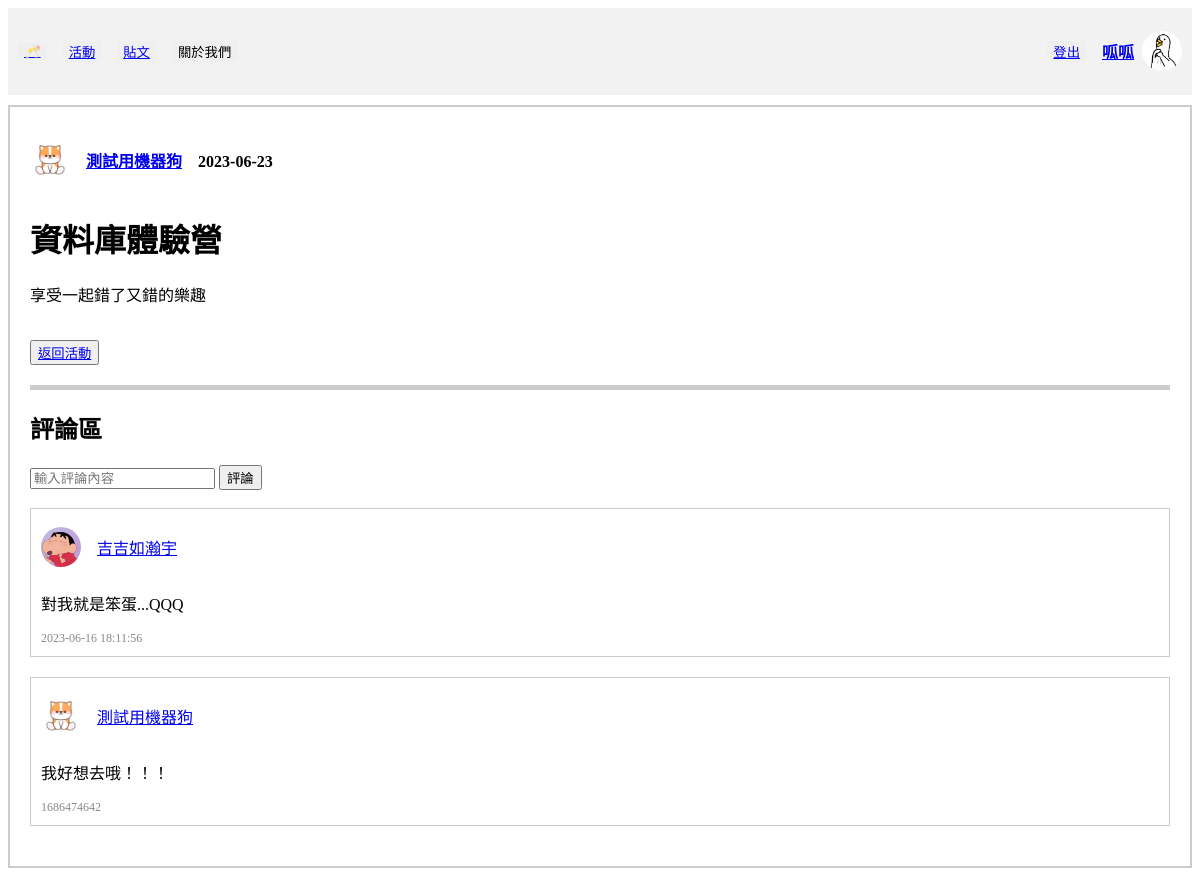
The page /activity/activities/activity_detail/335f46a8-afab-431a-852f-365166d44e2a (signed in) on the database its author committed.
### tables this page shows
CREATE TABLE "User" (
	"userID"	INTEGER,
	"password"	VARCHAR(10),
	"nickname"	VARCHAR(10) NOT NULL,
	"gender"	VARCHAR(1) NOT NULL,
	"birth"	TEXT,
	"cellphone"	VARCHAR(10),
	"email"	TEXT UNIQUE,
	"image" TEXT,
	PRIMARY KEY("userID" AUTOINCREMENT)
);

CREATE TABLE "Activity" (
	"activityID" VARCHAR(36),
	"title"	VARCHAR(10),
	"time"	TEXT,
	"area"	TEXT,
	"location"	TEXT,
	"category"	TEXT,
	"peopleLimited"	INTEGER,
	"signUp"	INTEGER,
	"fee"	INTEGER,
	"expireDate"	TEXT,
	"status"	CHAR(1),
	"organizerUserID"	INTEGER,
	"Intro"	VARCHAR(50),
	"createTime"	TEXT,
	FOREIGN KEY("organizerUserID") REFERENCES "User"("userID"),
	PRIMARY KEY("activityID" )
);

CREATE TABLE "Discussion" (
	"discussionID"	INTEGER,
	"discussionUserID"	INTEGER,
	"discussionActivityID"	VARCHAR(36),
	"discussionTime"	TEXT,
	"discussionContent"	TEXT,
	FOREIGN KEY("discussionUserID") REFERENCES "User"("userID"),
	FOREIGN KEY("discussionActivityID") REFERENCES "Activity"("activityID"),
	PRIMARY KEY("discussionID" AUTOINCREMENT)
);

### crud/crudActivity.py (the view, shortened to what this page needs)
@activity_bp.route(
    "/activities/activity_detail/<string:activityID>", methods=["GET", "POST"]
)
def activity_detail(activityID):
    show_methed = request.args.get("show_methed")
    origin_user = session["userID"]
    con = sql.connect("funCrew_db.db")
    con.row_factory = sql.Row
    cur = con.cursor()
    cur.execute("SELECT nickname FROM User WHERE userID=?", (origin_user,))
    origin_username = cur.fetchone()[0]
    cur.execute("SELECT image FROM User WHERE userID=?", (origin_user,))
    origin_user_image = cur.fetchone()[0]
    cur.execute(
        "SELECT * FROM Participant WHERE participantUserID=? AND participantActivityID=?",
        (origin_user, activityID),
    )
    joint = cur.fetchone()
    cur.execute(
        "SELECT * FROM Activity, User WHERE organizerUserID=userID AND activityID=?",
        (activityID,),
    )
    activity = cur.fetchone()
    cur.execute(
        """
        SELECT Discussion.*, User.image, User.nickname
        FROM Discussion
        INNER JOIN User ON Discussion.discussionUserID = User.userID
        WHERE discussionActivityID = ?
        ORDER BY discussionTime DESC
        """,
        (activityID,),
    )
    discussions = cur.fetchall()
    cur.execute(
        "SELECT image FROM User WHERE userID=? ", (activity["organizerUserID"],)
    )
    user_image = cur.fetchone()
    return render_template(
        "activity_detail.html",
        activity=activity,
        discussions=discussions,
        activityID=activityID,
        userID=origin_user,
        show_methed=show_methed,
        user_image=user_image,
        origin_username=origin_username,
        origin_user_image=origin_user_image,
        joint=joint,
    )

### templates/activity_detail.html (shortened to what this page needs)
<!DOCTYPE html>
<html lang="zh-Hant-TW">
<head>
</head>
<body>
    <div class="header">
        <div class="header-left">
            <button class="button"><a href="/home"> 🥂 </a></button>
            <button class="button"><a href="/activity/activities/signingUp">活動</a></button>
            <button class="button"><a href="/post/posts/newest">貼文</a></button>
            <button class="button">關於我們</button>
        </div>
        <div class="header-right">
            <button class="button"><a href="/user/logout">登出</a></button>
            <div class="user-info">
                <h4><a href="/user/personalInfo">{{ origin_username }}</a></h4></button>
                <img src="{{ url_for('static', filename='images/avatars/' + origin_user_image) }}" alt="大頭貼">
            </div>
        </div>
    </div>
    <div class="post-wrapper">
        <div class="user-info">
            <img src="{{ url_for('static', filename='images/avatars/' + user_image[0]) }}" alt="大頭貼">
            <h4>　<a href="/user/info/{{activity['organizerUserID']}}">{{ activity['nickname'] }}</a>　{{ activity['time']
                }}</h4>
        </div>
        <h1>{{ activity['title'] }}</h1>
        <p>{{ activity['Intro'] }}</p>
        <br>
        <button><a href="/activity/activities/{{show_methed}}">返回活動</a></button>
        <div class="separator"></div>
        <h2>評論區</h2>
        <form action="/activity/activities/activity_detail/{{ activityID }}" method="post" required>
            <div class="input">
                <input type="text" name="content" placeholder="輸入評論內容">
                <button type="submit">評論</button>
            </div>
        </form>
        <br>
        {% for discussion in discussions %}
        <div class="post">
            <div class="content">
                <div class="user-info">
                    <img src="{{ url_for('static', filename='images/avatars/' + discussion['image']) }}" alt="大頭貼">
                    <p><a href="/user/info/{{ discussion['discussionUserID'] }}">{{ discussion['nickname'] }}</a>
                    </p>
                </div>
                <p>{{ discussion['discussionContent'] }}</p>
            </div>
            <div class="info">
                <span>{{ discussion['discussionTime'] }}</span>
            </div>
        </div>
        {% endfor %}
    </div>
</body>

### templates/activity_detail.html (style rules this page uses)
.header { display: flex; justify-content: space-between; align-items: center; padding: 10px; background-color: #f2f2f2; }
.header-left { display: flex; align-items: center; }
.header-right { display: flex; align-items: center; }
.button { margin-right: 16px; border: none; }
.post { margin-bottom: 20px; border: 1px solid #ccc; padding: 10px; }
.post .info { font-size: 12px; color: #888; }
.post .content { margin-top: 0px; }
.user-info { display: flex; align-items: center; }
.user-info h4 { margin-right: 8px; }
.user-info img { width: 40px; height: 40px; border-radius: 50%; object-fit: cover; }
.post-wrapper { border: 2px solid #ccc; padding: 20px; margin-top: 10px; margin-bottom: 10px; }
.separator { border-top: 5px solid #ccc; margin-top: 20px; margin-bottom: 20px; }

### rows shown on the page
User: nickname "呱呱", image (picture)
User: image (picture), nickname "測試用機器狗"
Activity: time "2023-06-23", title "資料庫體驗營", Intro "享受一起錯了又錯的樂趣"
Discussion: image (picture), nickname "吉吉如瀚宇", discussionContent "對我就是笨蛋...QQQ", discussionTime "2023-06-16 18:11:56"
Discussion: image (picture), nickname "測試用機器狗", discussionContent "我好想去哦！！！", discussionTime "1686474642"
